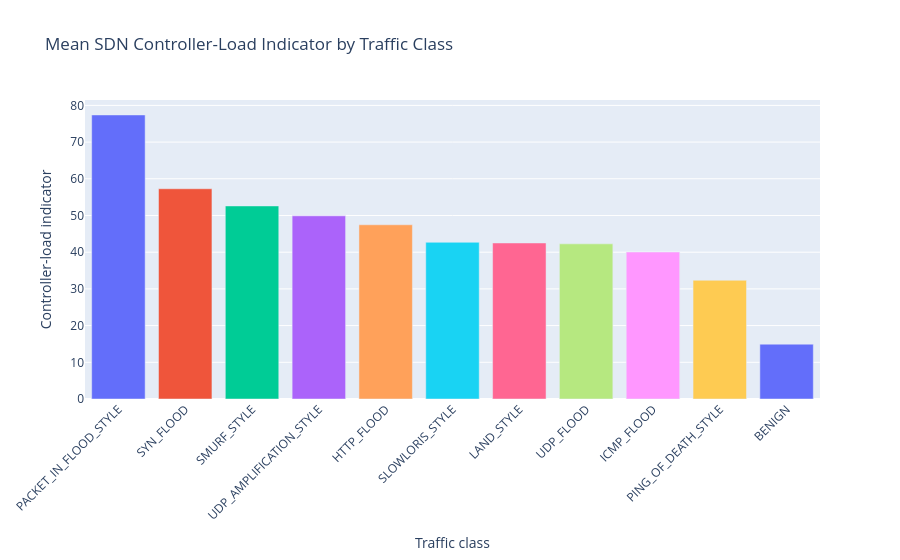

The code cell stored with this chart in its notebook:
### Markdown cell above
## Visualization 5 - SDN control-plane pressure

Purpose: compare controller CPU proxy and Packet-In activity across traffic classes.

Interpretation: Packet-In flood should create the strongest control-plane signal, showing why SDN telemetry complements ordinary packet statistics.

### Code cell
control_pd = (
    clean.groupBy("label")
    .agg(
        F.avg("controller_cpu_proxy_pct").alias("mean_controller_load"),
        F.avg("packet_in_count").alias("mean_packet_in")
    )
    .orderBy(F.desc("mean_controller_load"))
    .toPandas()
)

fig5 = px.bar(
    control_pd,
    x="label",
    y="mean_controller_load",
    color="label",
    title="Mean SDN Controller-Load Indicator by Traffic Class",
    labels={"label":"Traffic class", "mean_controller_load":"Controller-load indicator"}
)
fig5.update_layout(showlegend=False, xaxis_tickangle=-45)
fig5.show()

### Figure 1 — Plotly figure (JSON) as saved in the notebook; plotly's stock layout.template omitted (floating-point values rounded to 4 significant figures)
{"data": [{"hovertemplate": "Traffic class=%{x}<br>Controller-load indicator=%{y}<extra></extra>", "legendgroup": "PACKET_IN_FLOOD_STYLE", "marker": {"color": "#636efa", "pattern": {"shape": ""}}, "name": "PACKET_IN_FLOOD_STYLE", "orientation": "v", "showlegend": true, "textposition": "auto", "type": "bar", "x": ["PACKET_IN_FLOOD_STYLE"], "xaxis": "x", "y": [77.39], "yaxis": "y"}, {"hovertemplate": "Traffic class=%{x}<br>Controller-load indicator=%{y}<extra></extra>", "legendgroup": "SYN_FLOOD", "marker": {"color": "#EF553B", "pattern": {"shape": ""}}, "name": "SYN_FLOOD", "orientation": "v", "showlegend": true, "textposition": "auto", "type": "bar", "x": ["SYN_FLOOD"], "xaxis": "x", "y": [57.28], "yaxis": "y"}, {"hovertemplate": "Traffic class=%{x}<br>Controller-load indicator=%{y}<extra></extra>", "legendgroup": "SMURF_STYLE", "marker": {"color": "#00cc96", "pattern": {"shape": ""}}, "name": "SMURF_STYLE", "orientation": "v", "showlegend": true, "textposition": "auto", "type": "bar", "x": ["SMURF_STYLE"], "xaxis": "x", "y": [52.6], "yaxis": "y"}, {"hovertemplate": "Traffic class=%{x}<br>Controller-load indicator=%{y}<extra></extra>", "legendgroup": "UDP_AMPLIFICATION_STYLE", "marker": {"color": "#ab63fa", "pattern": {"shape": ""}}, "name": "UDP_AMPLIFICATION_STYLE", "orientation": "v", "showlegend": true, "textposition": "auto", "type": "bar", "x": ["UDP_AMPLIFICATION_STYLE"], "xaxis": "x", "y": [49.9], "yaxis": "y"}, {"hovertemplate": "Traffic class=%{x}<br>Controller-load indicator=%{y}<extra></extra>", "legendgroup": "HTTP_FLOOD", "marker": {"color": "#FFA15A", "pattern": {"shape": ""}}, "name": "HTTP_FLOOD", "orientation": "v", "showlegend": true, "textposition": "auto", "type": "bar", "x": ["HTTP_FLOOD"], "xaxis": "x", "y": [47.46], "yaxis": "y"}, {"hovertemplate": "Traffic class=%{x}<br>Controller-load indicator=%{y}<extra></extra>", "legendgroup": "SLOWLORIS_STYLE", "marker": {"color": "#19d3f3", "pattern": {"shape": ""}}, "name": "SLOWLORIS_STYLE", "orientation": "v", "showlegend": true, "textposition": "auto", "type": "bar", "x": ["SLOWLORIS_STYLE"], "xaxis": "x", "y": [42.7], "yaxis": "y"}, {"hovertemplate": "Traffic class=%{x}<br>Controller-load indicator=%{y}<extra></extra>", "legendgroup": "LAND_STYLE", "marker": {"color": "#FF6692", "pattern": {"shape": ""}}, "name": "LAND_STYLE", "orientation": "v", "showlegend": true, "textposition": "auto", "type": "bar", "x": ["LAND_STYLE"], "xaxis": "x", "y": [42.51], "yaxis": "y"}, {"hovertemplate": "Traffic class=%{x}<br>Controller-load indicator=%{y}<extra></extra>", "legendgroup": "UDP_FLOOD", "marker": {"color": "#B6E880", "pattern": {"shape": ""}}, "name": "UDP_FLOOD", "orientation": "v", "showlegend": true, "textposition": "auto", "type": "bar", "x": ["UDP_FLOOD"], "xaxis": "x", "y": [42.27], "yaxis": "y"}, {"hovertemplate": "Traffic class=%{x}<br>Controller-load indicator=%{y}<extra></extra>", "legendgroup": "ICMP_FLOOD", "marker": {"color": "#FF97FF", "pattern": {"shape": ""}}, "name": "ICMP_FLOOD", "orientation": "v", "showlegend": true, "textposition": "auto", "type": "bar", "x": ["ICMP_FLOOD"], "xaxis": "x", "y": [40.04], "yaxis": "y"}, {"hovertemplate": "Traffic class=%{x}<br>Controller-load indicator=%{y}<extra></extra>", "legendgroup": "PING_OF_DEATH_STYLE", "marker": {"color": "#FECB52", "pattern": {"shape": ""}}, "name": "PING_OF_DEATH_STYLE", "orientation": "v", "showlegend": true, "textposition": "auto", "type": "bar", "x": ["PING_OF_DEATH_STYLE"], "xaxis": "x", "y": [32.35], "yaxis": "y"}, {"hovertemplate": "Traffic class=%{x}<br>Controller-load indicator=%{y}<extra></extra>", "legendgroup": "BENIGN", "marker": {"color": "#636efa", "pattern": {"shape": ""}}, "name": "BENIGN", "orientation": "v", "showlegend": true, "textposition": "auto", "type": "bar", "x": ["BENIGN"], "xaxis": "x", "y": [14.94], "yaxis": "y"}], "layout": {"barmode": "relative", "legend": {"title": {"text": "Traffic class"}, "tracegroupgap": 0}, "showlegend": false, "title": {"text": "Mean SDN Controller-Load Indicator by Traffic Class"}, "xaxis": {"anchor": "y", "categoryarray": ["PACKET_IN_FLOOD_STYLE", "SYN_FLOOD", "SMURF_STYLE", "UDP_AMPLIFICATION_STYLE", "HTTP_FLOOD", "SLOWLORIS_STYLE", "LAND_STYLE", "UDP_FLOOD", "ICMP_FLOOD", "PING_OF_DEATH_STYLE", "BENIGN"], "categoryorder": "array", "domain": [0.0, 1.0], "tickangle": -45, "title": {"text": "Traffic class"}}, "yaxis": {"anchor": "x", "domain": [0.0, 1.0], "title": {"text": "Controller-load indicator"}}}}
